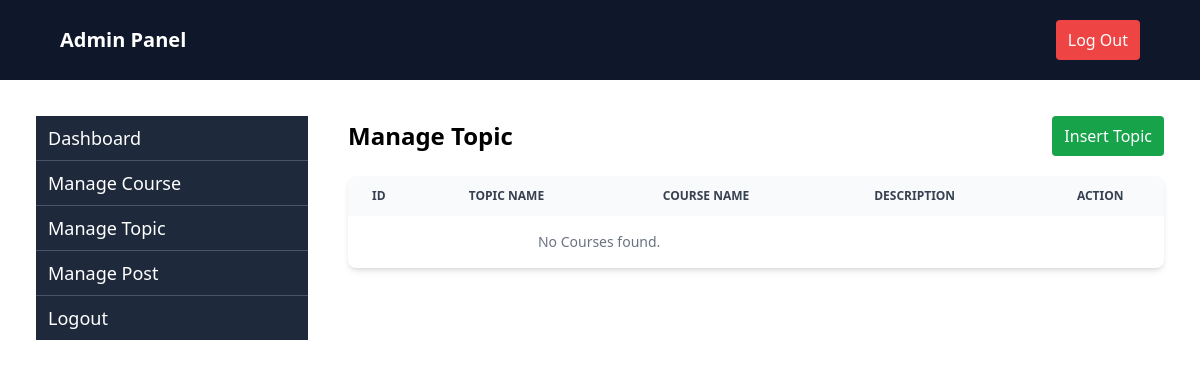
The page /managetopic/ (signed in) on the database as committed earlier.
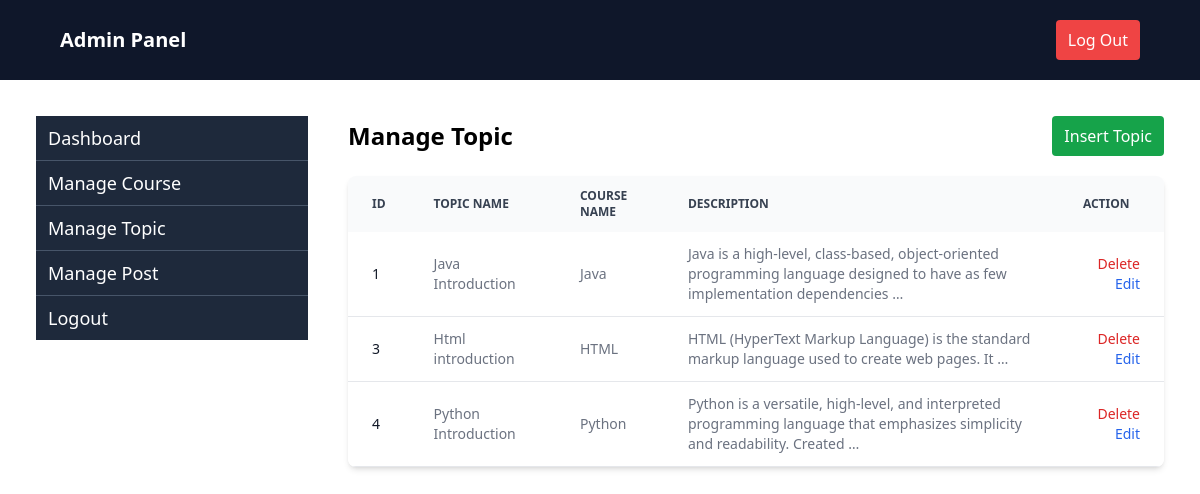
The same page on the database as committed later.
### tutorial/models.py (models this page shows, shortened)
class Topic(models.Model):
    course = models.ForeignKey(Course, on_delete=models.CASCADE, null=True, blank=True, related_name='topics')
    slug = models.SlugField(blank=True, null=True)
    topic_name = models.CharField(max_length=200)
    description = models.TextField()

class Course(models.Model):
    name = models.CharField(max_length=200)
    slug = models.SlugField(blank=True, null=True)
    description = models.TextField(blank=True, null=True)
    image = models.ImageField(upload_to="media/", blank=True, null=True)
    created_at = models.DateTimeField(auto_now_add=True)
    user = models.ForeignKey(User, on_delete=models.CASCADE, null=True, blank=True)

### tutorial/admin_views.py (the view)
# urls.py: path('managetopic/',manageTopic, name="managetopic" ),
@admin_required
def manageTopic(request):
    topics = Topic.objects.select_related('course').all()
    return render(request, "admin/managetopic.html", {"topics":topics})

### tutorial/templates/admin/managetopic.html
{% extends "admin/adminbase.html" %}
{% block content %}
<div class="flex flex-1 justify-between items-center">
    <h2 class="text-2xl font-semibold ">Manage Topic </h2>
    <a href="{% url 'insertTopic' %}" class="text-white bg-green-600 px-3 py-2 rounded">Insert Topic</a>
</div>
<div class="relative overflow-x-auto shadow-md sm:rounded-lg mt-5">
    <table class="w-full text-sm text-left rtl:text-right text-gray-500 dark:text-gray-400">
        <thead class="text-xs text-gray-700 uppercase bg-gray-50 dark:bg-gray-700 dark:text-gray-400">
            <tr>
                <th scope="col" class="px-6 py-3">
                    Id
                </th>
                <th scope="col" class="px-6 py-3">Topic Name</th>
                <th scope="col" class="px-6 py-3">Course Name</th>
                <th scope="col" class="px-6 py-3">Description</th>
                <th scope="col" class="px-6 py-3 text-right pr-[5%]">
                    Action
                </th>
            </tr>
        </thead>
        <tbody>
            {% for topic in topics %}
            <tr class="bg-white border-b dark:bg-gray-800 dark:border-gray-700 hover:bg-gray-50 dark:hover:bg-gray-600">
                <th scope="row" class="px-6 py-3 font-medium text-gray-900 whitespace-nowrap dark:text-white">
                    {{ topic.id }}
                </th>
                <td class="px-6 py-3 text-sm">{{topic.topic_name}}</td>
                <td class="px-6 py-3 text-sm">{{topic.course.name}}</td>
                <td class="px-6 py-3 text-sm ">{{ topic.description|truncatewords:15}}</td>
                <td class="px-6 py-3 text-right space-x-4">
                    <a href="{% url 'deleteTopic' topic.id %}"
                        class="font-medium text-red-600 dark:text-red-500 hover:underline">Delete</a>
                    <a href="{% url 'edittopic' topic.id  %}"
                        class="font-medium text-blue-600 dark:text-blue-500 hover:underline">Edit</a>
                </td>
            </tr>
            {% empty %}
            <tr>
                <td colspan="3" class="px-6 py-4 text-center text-gray-500 dark:text-gray-400">
                    No Courses found.
                </td>
            </tr>
            {% endfor %}
        </tbody>
    </table>
</div>
{% endblock %}

Rows that differ between the two databases and show on the page:
added Topic: id "1", topic_name "Java Introduction", course.name "Java", description "Java is a high-level, class-based, object-oriented programming language designed to have as few implementation dependencies …"
added Topic: id "3", topic_name "Html introduction", course.name "HTML", description "HTML (HyperText Markup Language) is the standard markup language used to create web pages. It …"
added Topic: id "4", topic_name "Python Introduction", course.name "Python", description "Python is a versatile, high-level, and interpreted programming language that emphasizes simplicity and readability. Created …"
Other text that changed with them:
text no longer shown: "No Courses found."
